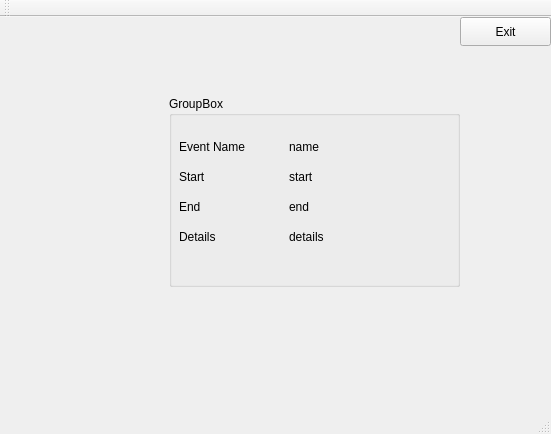
<?xml version="1.0" encoding="UTF-8"?>
<ui version="4.0">
 <class>MainWindow</class>
 <widget class="QMainWindow" name="MainWindow">
  <property name="geometry">
   <rect>
    <x>0</x>
    <y>0</y>
    <width>551</width>
    <height>434</height>
   </rect>
  </property>
  <property name="windowTitle">
   <string>MainWindow</string>
  </property>
  <widget class="QWidget" name="centralWidget">
   <widget class="QStackedWidget" name="stackedWidget">
    <property name="geometry">
     <rect>
      <x>-1</x>
      <y>29</y>
      <width>551</width>
      <height>331</height>
     </rect>
    </property>
    <property name="currentIndex">
     <number>8</number>
    </property>
    <widget class="QWidget" name="page">
     <widget class="QGroupBox" name="groupBox">
      <property name="geometry">
       <rect>
        <x>180</x>
        <y>90</y>
        <width>171</width>
        <height>131</height>
       </rect>
      </property>
      <property name="title">
       <string>Welcome</string>
      </property>
      <widget class="QPushButton" name="pushButton">
       <property name="geometry">
        <rect>
         <x>40</x>
         <y>40</y>
         <width>91</width>
         <height>29</height>
        </rect>
       </property>
       <property name="text">
        <string>Log In</string>
       </property>
      </widget>
      <widget class="QPushButton" name="pushButton_2">
       <property name="geometry">
        <rect>
         <x>40</x>
         <y>80</y>
         <width>91</width>
         <height>29</height>
        </rect>
       </property>
       <property name="text">
        <string>Sign Up</string>
       </property>
      </widget>
     </widget>
    </widget>
    <widget class="QWidget" name="page_2">
     <widget class="QGroupBox" name="groupBox_2">
      <property name="geometry">
       <rect>
        <x>150</x>
        <y>80</y>
        <width>221</width>
        <height>171</height>
       </rect>
      </property>
      <property name="title">
       <string>Log In</string>
      </property>
      <widget class="QLabel" name="label">
       <property name="geometry">
        <rect>
         <x>10</x>
         <y>50</y>
         <width>81</width>
         <height>21</height>
        </rect>
       </property>
       <property name="text">
        <string>Username</string>
       </property>
      </widget>
      <widget class="QLabel" name="label_2">
       <property name="geometry">
        <rect>
         <x>10</x>
         <y>90</y>
         <width>81</width>
         <height>21</height>
        </rect>
       </property>
       <property name="text">
        <string>Password</string>
       </property>
      </widget>
      <widget class="QLineEdit" name="lineEdit">
       <property name="geometry">
        <rect>
         <x>90</x>
         <y>50</y>
         <width>113</width>
         <height>29</height>
        </rect>
       </property>
      </widget>
      <widget class="QLineEdit" name="lineEdit_2">
       <property name="geometry">
        <rect>
         <x>90</x>
         <y>90</y>
         <width>113</width>
         <height>29</height>
        </rect>
       </property>
      </widget>
      <widget class="QPushButton" name="pushButton_3">
       <property name="geometry">
        <rect>
         <x>70</x>
         <y>130</y>
         <width>91</width>
         <height>29</height>
        </rect>
       </property>
       <property name="text">
        <string>Log In</string>
       </property>
      </widget>
     </widget>
    </widget>
    <widget class="QWidget" name="page_3">
     <widget class="QGroupBox" name="groupBox_3">
      <property name="geometry">
       <rect>
        <x>160</x>
        <y>90</y>
        <width>221</width>
        <height>161</height>
       </rect>
      </property>
      <property name="title">
       <string>Sign Up</string>
      </property>
      <widget class="QLabel" name="label_3">
       <property name="geometry">
        <rect>
         <x>10</x>
         <y>40</y>
         <width>81</width>
         <height>21</height>
        </rect>
       </property>
       <property name="text">
        <string>Username</string>
       </property>
      </widget>
      <widget class="QLabel" name="label_4">
       <property name="geometry">
        <rect>
         <x>10</x>
         <y>80</y>
         <width>81</width>
         <height>21</height>
        </rect>
       </property>
       <property name="text">
        <string>Password</string>
       </property>
      </widget>
      <widget class="QLineEdit" name="lineEdit_3">
       <property name="geometry">
        <rect>
         <x>90</x>
         <y>40</y>
         <width>113</width>
         <height>29</height>
        </rect>
       </property>
      </widget>
      <widget class="QLineEdit" name="lineEdit_4">
       <property name="geometry">
        <rect>
         <x>90</x>
         <y>80</y>
         <width>113</width>
         <height>29</height>
        </rect>
       </property>
      </widget>
      <widget class="QPushButton" name="pushButton_4">
       <property name="geometry">
        <rect>
         <x>70</x>
         <y>120</y>
         <width>91</width>
         <height>29</height>
        </rect>
       </property>
       <property name="text">
        <string>Sign Up</string>
       </property>
      </widget>
     </widget>
    </widget>
    <widget class="QWidget" name="page_4">
     <widget class="QGroupBox" name="groupBox_4">
      <property name="geometry">
       <rect>
        <x>170</x>
        <y>70</y>
        <width>201</width>
        <height>201</height>
       </rect>
      </property>
      <property name="title">
       <string>Main Menu</string>
      </property>
      <widget class="QPushButton" name="pushButton_5">
       <property name="geometry">
        <rect>
         <x>30</x>
         <y>80</y>
         <width>131</width>
         <height>29</height>
        </rect>
       </property>
       <property name="text">
        <string>Public Calendar</string>
       </property>
      </widget>
      <widget class="QPushButton" name="pushButton_6">
       <property name="geometry">
        <rect>
         <x>30</x>
         <y>120</y>
         <width>131</width>
         <height>29</height>
        </rect>
       </property>
       <property name="text">
        <string>Private Calendar </string>
       </property>
      </widget>
      <widget class="QPushButton" name="pushButton_8">
       <property name="geometry">
        <rect>
         <x>30</x>
         <y>40</y>
         <width>131</width>
         <height>29</height>
        </rect>
       </property>
       <property name="text">
        <string>Create Timetable</string>
       </property>
      </widget>
      <widget class="QPushButton" name="pushButton_12">
       <property name="geometry">
        <rect>
         <x>30</x>
         <y>160</y>
         <width>131</width>
         <height>29</height>
        </rect>
       </property>
       <property name="text">
        <string>Shared Calendar</string>
       </property>
      </widget>
     </widget>
    </widget>
    <widget class="QWidget" name="page_5">
     <widget class="QGroupBox" name="groupBox_5">
      <property name="geometry">
       <rect>
        <x>150</x>
        <y>80</y>
        <width>231</width>
        <height>201</height>
       </rect>
      </property>
      <property name="title">
       <string>Create Timetable</string>
      </property>
      <widget class="QLabel" name="label_5">
       <property name="geometry">
        <rect>
         <x>10</x>
         <y>40</y>
         <width>91</width>
         <height>21</height>
        </rect>
       </property>
       <property name="text">
        <string>Table Name</string>
       </property>
      </widget>
      <widget class="QLineEdit" name="lineEdit_5">
       <property name="geometry">
        <rect>
         <x>110</x>
         <y>40</y>
         <width>113</width>
         <height>21</height>
        </rect>
       </property>
      </widget>
      <widget class="QPushButton" name="pushButton_9">
       <property name="geometry">
        <rect>
         <x>70</x>
         <y>70</y>
         <width>91</width>
         <height>29</height>
        </rect>
       </property>
       <property name="text">
        <string>Public</string>
       </property>
      </widget>
      <widget class="QPushButton" name="pushButton_10">
       <property name="geometry">
        <rect>
         <x>70</x>
         <y>110</y>
         <width>91</width>
         <height>29</height>
        </rect>
       </property>
       <property name="text">
        <string>Private</string>
       </property>
      </widget>
      <widget class="QPushButton" name="pushButton_11">
       <property name="geometry">
        <rect>
         <x>70</x>
         <y>150</y>
         <width>91</width>
         <height>29</height>
        </rect>
       </property>
       <property name="text">
        <string>Shared</string>
       </property>
      </widget>
     </widget>
    </widget>
    <widget class="QWidget" name="page_7">
     <widget class="QGroupBox" name="groupBox_6">
      <property name="geometry">
       <rect>
        <x>170</x>
        <y>90</y>
        <width>201</width>
        <height>151</height>
       </rect>
      </property>
      <property name="title">
       <string>Tables</string>
      </property>
      <widget class="QComboBox" name="comboBox">
       <property name="geometry">
        <rect>
         <x>30</x>
         <y>40</y>
         <width>151</width>
         <height>29</height>
        </rect>
       </property>
       <item>
        <property name="text">
         <string>Select Table</string>
        </property>
       </item>
      </widget>
      <widget class="QPushButton" name="pushButton_13">
       <property name="geometry">
        <rect>
         <x>60</x>
         <y>90</y>
         <width>91</width>
         <height>29</height>
        </rect>
       </property>
       <property name="text">
        <string>Select</string>
       </property>
      </widget>
     </widget>
    </widget>
    <widget class="QWidget" name="page_6">
     <widget class="QCalendarWidget" name="calendarWidget">
      <property name="geometry">
       <rect>
        <x>0</x>
        <y>0</y>
        <width>551</width>
        <height>311</height>
       </rect>
      </property>
     </widget>
     <widget class="QToolButton" name="toolButton">
      <property name="geometry">
       <rect>
        <x>490</x>
        <y>0</y>
        <width>28</width>
        <height>28</height>
       </rect>
      </property>
      <property name="text">
       <string>...</string>
      </property>
     </widget>
    </widget>
    <widget class="QWidget" name="page_8">
     <widget class="QGroupBox" name="groupBox_7">
      <property name="geometry">
       <rect>
        <x>110</x>
        <y>20</y>
        <width>331</width>
        <height>241</height>
       </rect>
      </property>
      <property name="title">
       <string>Create Event</string>
      </property>
      <widget class="QDateTimeEdit" name="dateTimeEdit">
       <property name="geometry">
        <rect>
         <x>110</x>
         <y>70</y>
         <width>194</width>
         <height>30</height>
        </rect>
       </property>
      </widget>
      <widget class="QPushButton" name="pushButton_14">
       <property name="geometry">
        <rect>
         <x>120</x>
         <y>200</y>
         <width>91</width>
         <height>29</height>
        </rect>
       </property>
       <property name="text">
        <string>Select</string>
       </property>
      </widget>
      <widget class="QLabel" name="label_7">
       <property name="geometry">
        <rect>
         <x>10</x>
         <y>70</y>
         <width>81</width>
         <height>31</height>
        </rect>
       </property>
       <property name="text">
        <string>Start Time</string>
       </property>
      </widget>
      <widget class="QLabel" name="label_8">
       <property name="geometry">
        <rect>
         <x>10</x>
         <y>110</y>
         <width>67</width>
         <height>21</height>
        </rect>
       </property>
       <property name="text">
        <string>End Time</string>
       </property>
      </widget>
      <widget class="QDateTimeEdit" name="dateTimeEdit_2">
       <property name="geometry">
        <rect>
         <x>110</x>
         <y>110</y>
         <width>194</width>
         <height>30</height>
        </rect>
       </property>
      </widget>
      <widget class="QLineEdit" name="lineEdit_6">
       <property name="geometry">
        <rect>
         <x>110</x>
         <y>30</y>
         <width>113</width>
         <height>29</height>
        </rect>
       </property>
      </widget>
      <widget class="QLabel" name="label_9">
       <property name="geometry">
        <rect>
         <x>10</x>
         <y>30</y>
         <width>67</width>
         <height>31</height>
        </rect>
       </property>
       <property name="text">
        <string>Name</string>
       </property>
      </widget>
      <widget class="QLabel" name="label_10">
       <property name="geometry">
        <rect>
         <x>10</x>
         <y>150</y>
         <width>67</width>
         <height>21</height>
        </rect>
       </property>
       <property name="text">
        <string>Details</string>
       </property>
      </widget>
      <widget class="QLineEdit" name="lineEdit_7">
       <property name="geometry">
        <rect>
         <x>110</x>
         <y>150</y>
         <width>201</width>
         <height>31</height>
        </rect>
       </property>
      </widget>
     </widget>
     <widget class="QPushButton" name="pushButton_15">
      <property name="geometry">
       <rect>
        <x>230</x>
        <y>290</y>
        <width>91</width>
        <height>29</height>
       </rect>
      </property>
      <property name="text">
       <string>Back</string>
      </property>
     </widget>
    </widget>
    <widget class="QWidget" name="page_9">
     <widget class="QGroupBox" name="groupBox_8">
      <property name="geometry">
       <rect>
        <x>170</x>
        <y>50</y>
        <width>291</width>
        <height>191</height>
       </rect>
      </property>
      <property name="title">
       <string>GroupBox</string>
      </property>
      <widget class="QLabel" name="label_11">
       <property name="geometry">
        <rect>
         <x>10</x>
         <y>40</y>
         <width>91</width>
         <height>21</height>
        </rect>
       </property>
       <property name="text">
        <string>Event Name</string>
       </property>
      </widget>
      <widget class="QLabel" name="label_12">
       <property name="geometry">
        <rect>
         <x>10</x>
         <y>70</y>
         <width>67</width>
         <height>21</height>
        </rect>
       </property>
       <property name="text">
        <string>Start</string>
       </property>
      </widget>
      <widget class="QLabel" name="label_13">
       <property name="geometry">
        <rect>
         <x>10</x>
         <y>100</y>
         <width>67</width>
         <height>21</height>
        </rect>
       </property>
       <property name="text">
        <string>End</string>
       </property>
      </widget>
      <widget class="QLabel" name="label_14">
       <property name="geometry">
        <rect>
         <x>10</x>
         <y>130</y>
         <width>67</width>
         <height>21</height>
        </rect>
       </property>
       <property name="text">
        <string>Details</string>
       </property>
      </widget>
      <widget class="QLabel" name="label_15">
       <property name="geometry">
        <rect>
         <x>120</x>
         <y>40</y>
         <width>151</width>
         <height>21</height>
        </rect>
       </property>
       <property name="text">
        <string>name</string>
       </property>
      </widget>
      <widget class="QLabel" name="label_16">
       <property name="geometry">
        <rect>
         <x>120</x>
         <y>70</y>
         <width>161</width>
         <height>21</height>
        </rect>
       </property>
       <property name="text">
        <string>start</string>
       </property>
      </widget>
      <widget class="QLabel" name="label_17">
       <property name="geometry">
        <rect>
         <x>120</x>
         <y>100</y>
         <width>161</width>
         <height>21</height>
        </rect>
       </property>
       <property name="text">
        <string>end</string>
       </property>
      </widget>
      <widget class="QLabel" name="label_18">
       <property name="geometry">
        <rect>
         <x>120</x>
         <y>130</y>
         <width>151</width>
         <height>21</height>
        </rect>
       </property>
       <property name="text">
        <string>details</string>
       </property>
      </widget>
     </widget>
    </widget>
   </widget>
   <widget class="QPushButton" name="pushButton_7">
    <property name="geometry">
     <rect>
      <x>460</x>
      <y>0</y>
      <width>91</width>
      <height>29</height>
     </rect>
    </property>
    <property name="text">
     <string>Exit</string>
    </property>
   </widget>
   <widget class="QLabel" name="label_6">
    <property name="geometry">
     <rect>
      <x>240</x>
      <y>0</y>
      <width>67</width>
      <height>21</height>
     </rect>
    </property>
    <property name="text">
     <string/>
    </property>
   </widget>
  </widget>
  <widget class="QMenuBar" name="menuBar">
   <property name="geometry">
    <rect>
     <x>0</x>
     <y>0</y>
     <width>551</width>
     <height>26</height>
    </rect>
   </property>
  </widget>
  <widget class="QToolBar" name="mainToolBar">
   <attribute name="toolBarArea">
    <enum>TopToolBarArea</enum>
   </attribute>
   <attribute name="toolBarBreak">
    <bool>false</bool>
   </attribute>
  </widget>
  <widget class="QStatusBar" name="statusBar"/>
 </widget>
 <layoutdefault spacing="6" margin="11"/>
 <resources/>
 <connections/>
</ui>
